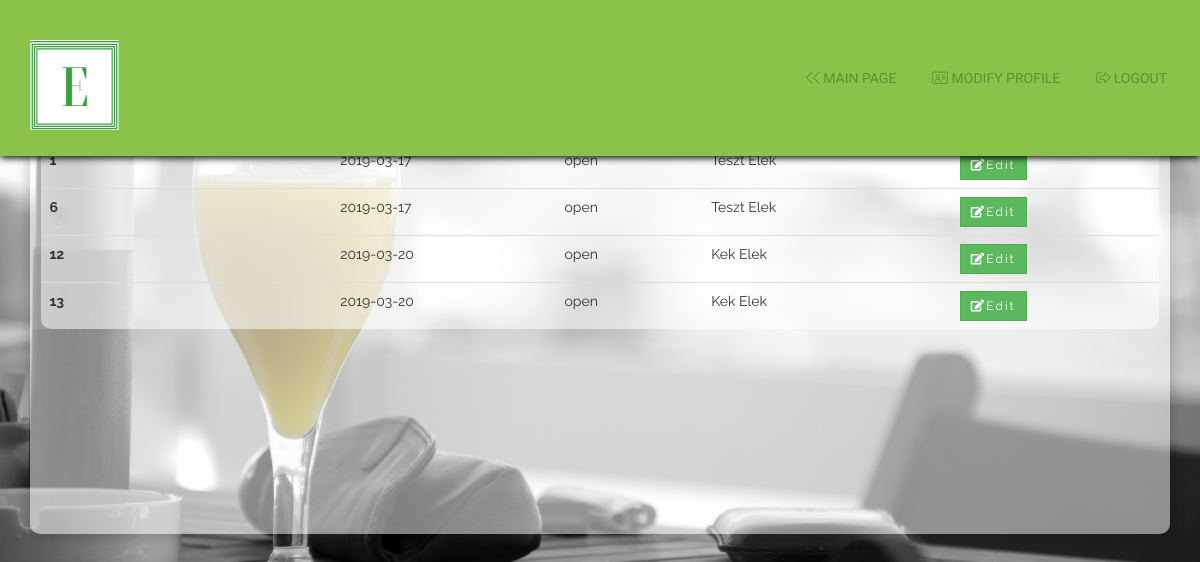
Page /php/worker.php (signed in) on the earlier database version.
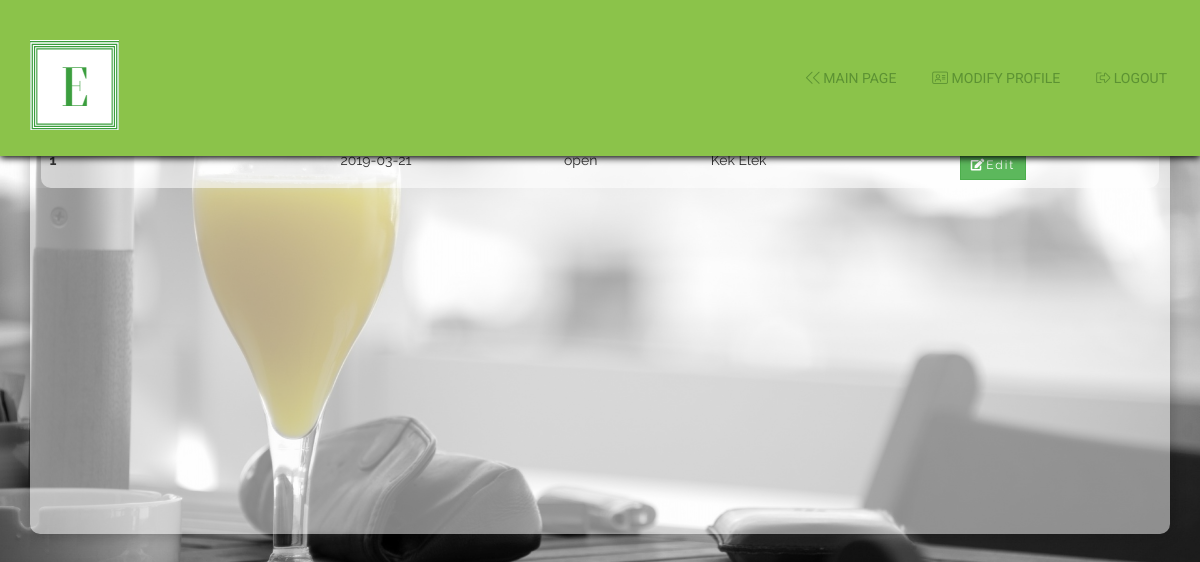
Same page on the later database version.
### tables this page shows
CREATE TABLE `reservations` (
  `id` int(11) NOT NULL,
  `forWho` varchar(128) NOT NULL,
  `reserve_date` datetime NOT NULL,
  `reserve_date_end` datetime NOT NULL,
  `pepoleNo` int(11) NOT NULL,
  `message` text,
  `progress` varchar(16) NOT NULL,
  `user_id` int(11) NOT NULL,
  `bookedat` date NOT NULL,
  `table_id` int(11) NOT NULL
);

### php/db.php (called while the page is built, shortened)
<?php
    class db{
        private static $host = "localhost:3306";
        private static $username = "root";
        private static $password = "";
        private static $database = "Restaurant";
        private static $coding = "utf8";
        private static $instance = null;
        private $connection = "";
        public function __construct(){
            $this->connection = mysqli_connect(self::$host,self::$username,self::$password);
            if(mysqli_connect_errno($this->connection)){
                die("Could not connect mysql database");
            }else{
                mysqli_select_db($this->connection,self::$database);
                mysqli_set_charset($this->connection,self::$coding);
            }
        }
        public static function get(){
            if(is_null(self::$instance)){
                self::$instance = new db;
            }
            return self::$instance;
        }
        public function query($queryString){
            $result = mysqli_query($this->connection, $queryString);
            return $result;
        }
        public function getArray($queryString){
            $rows = array();
            $result = $this->query($queryString);
            while ($row = mysqli_fetch_assoc($result)) {
                $rows[] = $row;
            }
            return $rows;
        }
    }
?>

### php/worker.php (the view, shortened to what this page needs)
<!DOCTYPE html>
<html>
<head>
  <link rel="stylesheet" type="text/css" href="../fontawesome/css/all.css">
  <link rel="stylesheet" href="../css/bootstrap.min.css">
  <link rel="stylesheet" href="../css/main.css">
  <link rel="stylesheet" type="text/css" href="../css/dragndrop.css">
  <link rel="stylesheet" href="../css/sweetalert2.min.css">
  <link rel="stylesheet" href="../css/profile.css">
  <link rel="stylesheet" href="../css/foodform.css">
</head>
<body class="bg" data-spy="scroll" data-target="#template-navbar">
  <nav id="template-navbar" class="navbar navbar-default custom-navbar-default navbar-fixed-top">
    <div class="container">
      <div class="navbar-header">
        <a class="navbar-brand" href="#">
          <img id="logo" src="../images/Logo_main.png" class="logo img-responsive">
        </a>
      </div>
      <div class="collapse navbar-collapse" id="Food-fair-toggle">
        <ul class="nav navbar-nav navbar-right">
          <li><a href="../index.php"><i class="fal fa-chevron-left"></i><i class="fal fa-chevron-left"></i> Main Page</a></li>
          <li><a href="#" id="modify"><i class="fal fa-address-card"></i> Modify Profile</a></li>
          <li><a href="logout.php" title="Log Out"><i class="fal fa-sign-out-alt"></i> Logout</a></li>
        </ul>
      </div>
    </div>
  </nav>
  <div class="container" style="margin-top: 7%">
    <div class="card card-custom bg-white border-white border-0 text-center" style="border-radius: 10px; background-color: rgba(255,255,255,.5);">
      <div class="card-custom-img" id="modifyReserve">
        <div id="ordercontent">
          <?php
          require_once "db.php";
          $db = db::get();
          $selectReservations = "SELECT * FROM reservations";
          $allreservations = $db->getArray($selectReservations);
          ?>
          <br>
          <div style="background-color: rgba(255,255,255,.1);" id="reserveList">
            <?php if(count($allreservations) > 0): ?>
              <table class="table" align="center" style="background-color: rgba(255,255,255,.5); width: 98%; border-radius: 10px;">
                <thead>
                  <tr>
                    <th scope="col">Reservation ID:</th>
                    <th scope="col">Ordered At</th>
                    <th scope="col">Status</th>
                    <th scope="col">Reserved By</th>
                    <th scope="col" id="togglerev"><div id="hideRev"><i class="fal fa-eye-slash"></i> Hide</div><div id="showrev"><i class="fal fa-eye"></i> Show</div></th>
                  </tr>
                </thead>
                <tbody class="revitem">
                  <?php foreach($allreservations as $reservations): ?>
                    <tr style="text-align:left;">
                      <th scope="row"><?php echo $reservations["id"]; ?></th>
                      <td><?php echo $reservations["bookedat"]; ?></td>
                      <td><?php echo $reservations["progress"]; ?></td>
                      <td><?php echo $reservations["forWho"]; ?></td>
                      <td><button data-toggle="modal" data-target="#res-modal" data-id="<?php echo $reservations["id"]; ?>" id="getEmployee" onclick="reload()" class="btn btn-sm btn-success"><i class="fas fa-edit"></i>Edit</button></td>
                    </tr>
                  <?php endforeach; ?>
                </tbody>
              </table>
            <?php endif; ?>
          </div>
        </div>
      </div>
    </div>
</body>
</html>

### css/main.css (style rules this page uses)
body { font-family: 'Raleway', 'Open-Sans', sans-serif; overflow-x: hidden; font-size: 14px; }
.btn { border-radius: 0; letter-spacing: 2px; }
.custom-navbar-default { background-color: #8bc34a; border: 0px; margin: 0px; border-radius: 0px; color: #5c9233; padding: 50px 0px; box-shadow: 0px 2px 7px #000; }
.navbar-default .navbar-nav>li>a { color: #5c9233; text-transform: uppercase; font-family: 'Roboto', sans-serif; font-weight: 400; margin: 0px 18px; padding: 18px 0px; font-size: 14px; text-align: center; }
.navbar-brand { margin-top: -25px; width: 205px; }
.navbar-default .navbar-collapse { border-color: #669D38; background-color: #8BC34A; }

### css/profile.css (style rules this page uses)
.bg { background-image: url("../images/bg.jpg"); background-repeat: no-repeat; background-size: cover; }
a { color: black; text-decoration: none; }

### css/foodform.css (style rules this page uses)
body { background-color: whitesmoke; }
.card-custom { overflow: hidden; min-height: 450px; box-shadow: 0 0 15px rgba(10, 10, 10, 0.3); }
.card-custom-img { height: 30vh; background-repeat: no-repeat; background-size: cover; background-position: center; border-color: inherit; }
.text-center { text-align: center; }

Differences in the rows shown:
removed reservations: id "6", bookedat "2019-03-17", progress "open", forWho "Teszt Elek"
removed reservations: id "12", bookedat "2019-03-20", progress "open", forWho "Kek Elek"
removed reservations: id "13", bookedat "2019-03-20", progress "open", forWho "Kek Elek"
changed reservations "open": bookedat "2019-03-17" → "2019-03-21"; forWho "Teszt Elek" → "Kek Elek"
